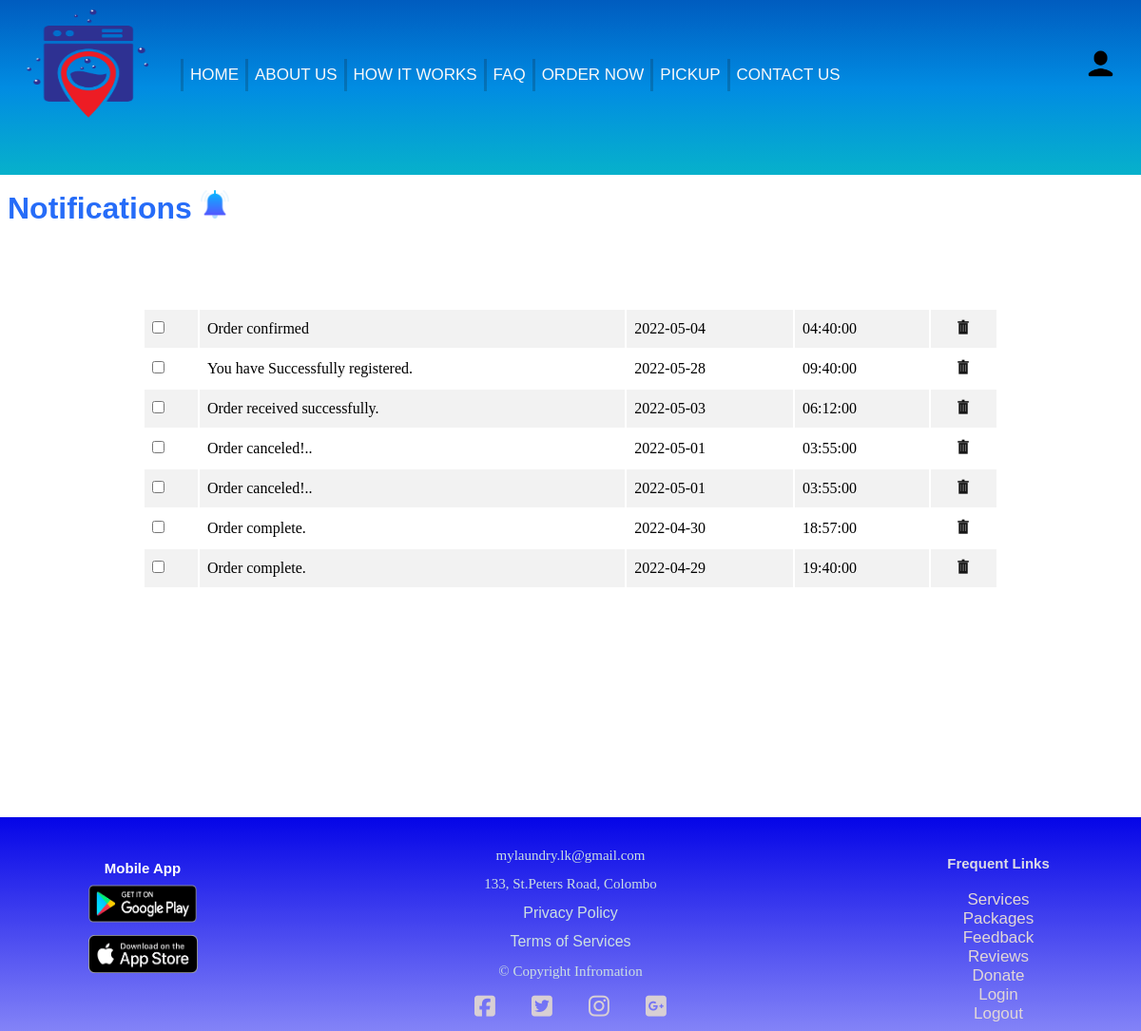
The page /notifications.php (signed in) on the database its author committed.
### tables this page shows
CREATE TABLE `notifications` (
  `Number` int(4) NOT NULL,
  `Notification` varchar(80) NOT NULL,
  `Date` date NOT NULL,
  `Time` time NOT NULL
);

### html/notifications.php (the view, shortened to what this page needs)
<?php
require'../php/config.php';
?>
<!DOCTYPE html>
<html>
        <head>
            <link rel="stylesheet" type="text/css" href="../css/header-footer.css">
            <link rel="stylesheet" href="../css/notifications.css">
        </head>
        <body>
<div class ="navbar">
            <div class="icon">
                <img class="logo" src="../images/laundry service.jpg" alt="comapny logo"></img>
            </div>
                <div class="menu">
                    <ul  class="menu-ul">
                        <li ><a class="menu-a" href="index.php">HOME</a></li>
                        <li ><a class="menu-a"  href="about-us.html">ABOUT US </a></li>
                        <li ><a class="menu-a"  href="how-it-works.html">HOW IT WORKS</a></li>
                        <li ><a class="menu-a"  href="faq.html">FAQ</a></li>
                        <li ><a class="menu-a"  href="order.php?type=showAll">ORDER NOW</a></li>
                        <li ><a class="menu-a"  href="pickup.html">PICKUP</a></li>
                        <li ><a class="menu-a"  href="contact-us.php">CONTACT US</a></li>
                    </ul>
                </div>
                 <div class="cart-profile">
                        <a href="user.php"><img  class="user-icon"src="../images/user-icon.png" width = 35px></a>
                 </div>
        </div>
            <h1 class="h1">Notifications <img src="../images/bell.png" width="30px" height="30px" > </h1>
            <br>
            <center>
            <table id="customers" style="width: 75%; ">
            <td>
               <?php
           $sql ="select * from notifications";
            $result = $conn->query($sql);
		if ($result->num_rows > 0){
			while($row = $result->fetch_assoc()){
				echo "<tr>";
                echo "<td><input type=checkbox name=select ></td> ";
				echo "<td>".$row["Notification"]."</td>";
				echo "<td>".$row["Date"]."</td>";
				echo "<td>".$row["Time"]."</td>";
                echo "<td style=text-align:center><img src=../images/trash.png width=20px height=20px></td>";
            }}
                ?>
                </center>
        <div class="footer">
            <div class="content-1">
                <center>
                <h3>Mobile App</h3>
                <a href="https://play.google.com/store/apps"><img class="app-googleplay" src="../images/googleplay.jpg"></a> <br>
                <a href="https://www.apple.com/app-store/"><img class="app-appstore" src="../images/appstore.jpg"></a>
                </center>
            </div>
            <div class="content-2">
                    <h4 class="line-1">mylaundry.lk@gmail.com </h4>
                    <h4 class="line-2">133, St.Peters Road, Colombo</h4>
                    <a  class="infor-line" href="privacy-policy.html">Privacy Policy</a><br>
                    <a  class="infor-line" href="terms-of-services.html">Terms of Services</a>
                    <h4 class="line-5"> &copy; Copyright Infromation</h4>
                <div class="social-links">
                    <a class="social-links-a" href="https://www.facebook.com"><i class="fa-brands fa-facebook-square"></i></a>
                    <a class="social-links-a" href="https://twitter.com"><i class="fa-brands fa-twitter-square"></i></a>
                    <a class="social-links-a" href="https://www.instagram.com"><i class="fa-brands fa-instagram"></i></a>
                    <a class="social-links-a" href="https://www.google.com/account"><i class="fa-brands fa-google-plus-square"></i></a>
                </div>
            </div>
            <div class="content-3">
                <h3 id="quick-link-header">Frequent Links</h3>
                <ul class="quick-link-ul">
                    <li><a class="quick-link-a" href="services.html">Services</a></li>
                    <li ><a class="quick-link-a" href="package.html">Packages</a></li>
                    <li ><a class="quick-link-a" href="feedback.php">Feedback</a></li>
                    <li ><a class="quick-link-a" href="review.php">Reviews</a></li>
                    <li ><a class="quick-link-a" href="donate.html">Donate</a></li>
                    <li ><a class="quick-link-a"  href="login.php">Login</a></li>
                    <li ><a class="quick-link-a" href="logout.php">Logout</a></li>
                </ul>
            </div>
        </div>
</body>
    </html>

### css/header-footer.css (style rules this page uses)
* { margin: 0; padding: 0; }
body { margin: 0 auto; }
.icon { min-width: 15vw; float: left; transition: 0.3s ease-in-out; }
.logo { height: 124px; width: 150px; margin: 5px 10px 0px 15px; transition: 0.3s ease-in-out; }
.navbar { background-image: linear-gradient( #005cbf , #018ce2, #07b1cb); height: 23vh; width: 100vw; position: fixed; z-index: 28; top: 0; background-repeat: no-repeat; transition: 0.5s ease-in-out; }
.menu { min-width: 70vw; float: left; height: 40px; margin-top: 59px; margin-left: 10px; transition: 0.5s ease-in-out; }
.menu-ul { margin-top: 3.4px; float: left; display: flex; justify-content: center; align-items: center; }
.menu .menu-ul li { list-style: none; font-size: 17px; border: solid rgba(21, 19, 19, 0.206); border-width: 0 0 0 3px; padding: 7px; }
.menu-ul li .menu-a { text-decoration: none; color: rgb(250, 249, 249); font-family: sans-serif; font-weight: 500; transition: all .4s ease; }
.cart-profile { width : 5vw; float : right; }
.cart-profile .user-icon { margin-top: 50px; font-size: 30px; float: rigth; color: black; transition: 0.5s ease-in-out; }
.footer { position: relative; bottom: 0; display: flex; width: 100%; top: 30vh; background-image: linear-gradient(#0404e7fe, #0808f080); font-family: sans-serif,serif; }
.content-1 { width: 25%; height: 200px; }
.app-googleplay { width: 130px; height: 58px; }
.app-appstore { width: 115px; height: 40px; }
.content-1 h3 { font-family: Verdana, Arial, Helvetica, sans-serif; font-weight: bold; font-size: 15px; color: rgb(254, 254, 252); text-align: center; margin-top: 45px; }
.content-2 { width: 50%; height: 200px; line-height: 190%; margin-top: 25px; text-align: center; }
.content-2 h4 { font-family: Verdana; font-size: 15px; font-weight: 2; color: rgb(204, 223, 225); }
.content-3 { width: 25%; height: 200px; }
.infor-line { font-family: sans-serif; font-size : 16px; color: rgb(204, 223, 225); margin: auto; text-decoration: none; }
.social-links { display: flex; width : 20vw; margin: auto; margin-top: 10px; }
.social-links-a { width: 5vw; text-align: center; text-decoration: none; color: rgba(220, 210, 210, 0.965); transition: 0.3s ease-in ; }
.social-links-a .fa-brands { font-size: 25px; }
#quick-link-header { font-weight: bold; margin-bottom: 20px; color: rgb(220, 219, 228); }
.quick-link-a { width: 25vw; margin : auto; font-size: 17px; color: rgb(225, 215, 215); text-decoration: none; }
.content-3 h3 { font-family: Verdana, Arial, Helvetica, sans-serif; font-weight: bold; font-size: 15px; color: black; text-align: center; margin-top: 40px; }
.quick-link-ul { text-align: center; list-style-type: none; }

### css/notifications.css (style rules this page uses)
.h1 { margin-top: 200px; margin-bottom: 50px; margin-right: 150px; margin-left: 8px; color:rgb(38, 108, 248); font-family:Arial, Helvetica, sans-serif; }
#customers td, #customers th { padding: 8px; }
#customers tr:nth-child(even) { background-color: #f2f2f2; }

### rows shown on the page
notifications: Notification "Order confirmed", Date "2022-05-04", Time "04:40:00"
notifications: Notification "You have Successfully registered.", Date "2022-05-28", Time "09:40:00"
notifications: Notification "Order received successfully.", Date "2022-05-03", Time "06:12:00"
notifications: Notification "Order canceled!..", Date "2022-05-01", Time "03:55:00"
notifications: Notification "Order canceled!..", Date "2022-05-01", Time "03:55:00"
notifications: Notification "Order complete.", Date "2022-04-30", Time "18:57:00"
notifications: Notification "Order complete.", Date "2022-04-29", Time "19:40:00"
